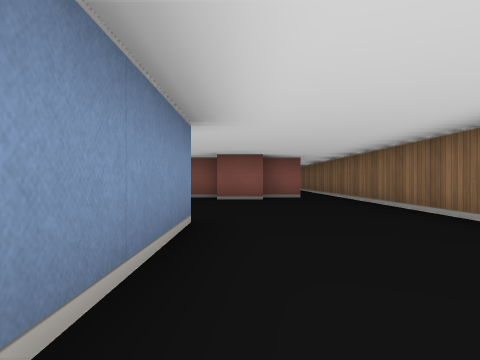
View 1 (above)

19 first-person views from a walk through a cub3D level. The camera is about half as high as the walls, looks level and sees 70° across. The floor is counted in squares. Each view is taken from the middle of a square. On the plan, view 1 faces up. The plan holds only what a view shows up to about 9 squares ahead; the rest is blank.

View 2
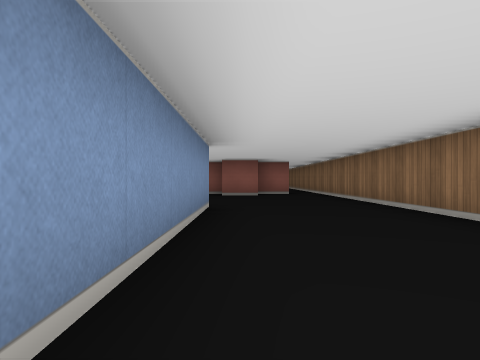

View 3
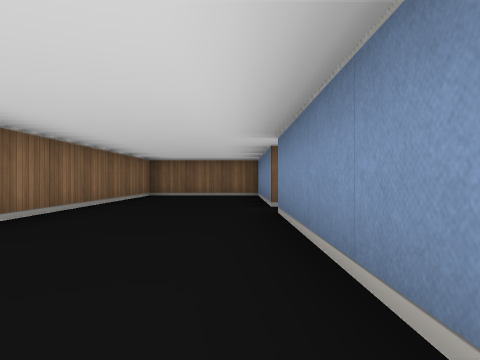

View 4
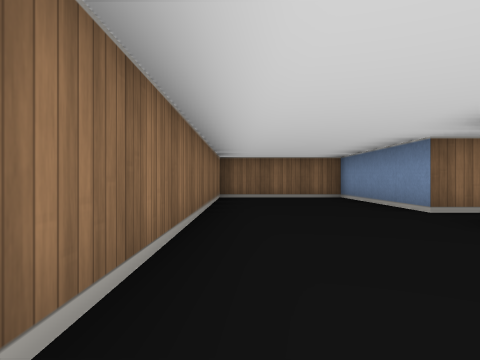

View 5
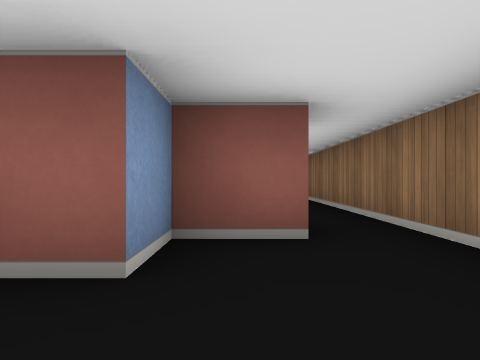

View 6
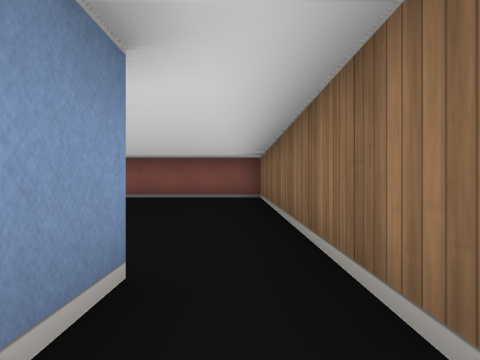

View 7
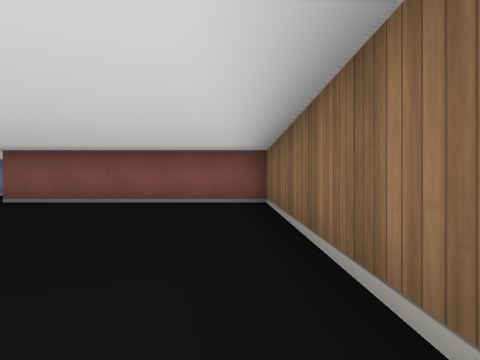

View 8
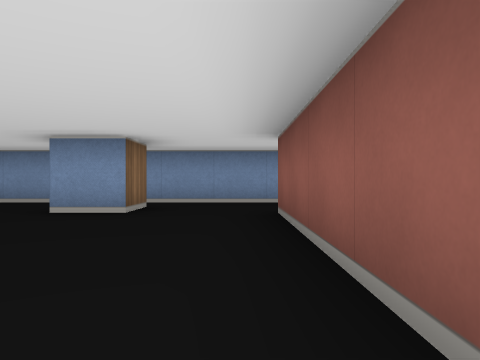

View 9
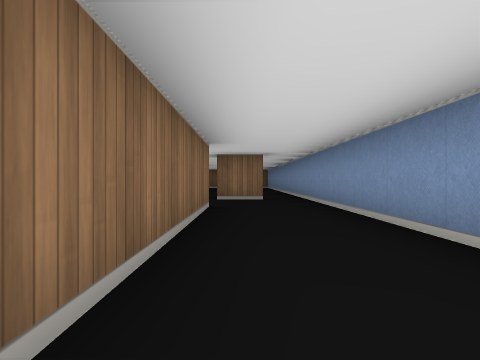

View 10
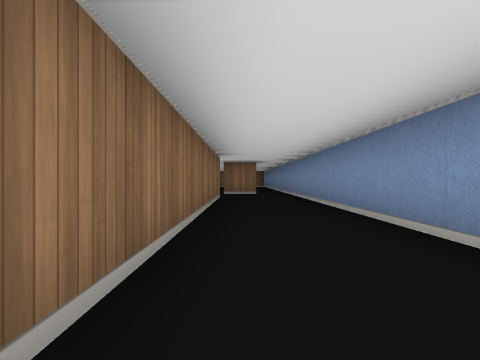

View 11
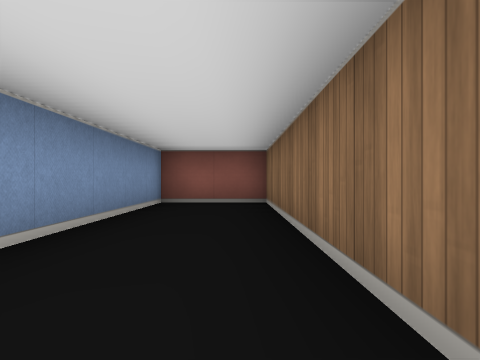

View 12
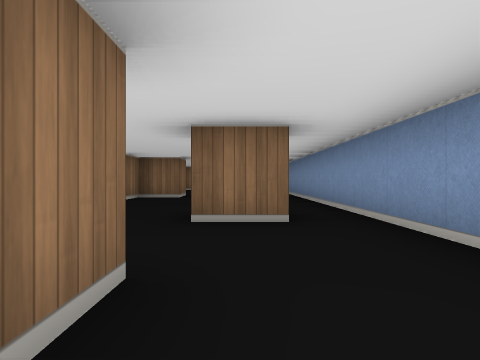

View 13
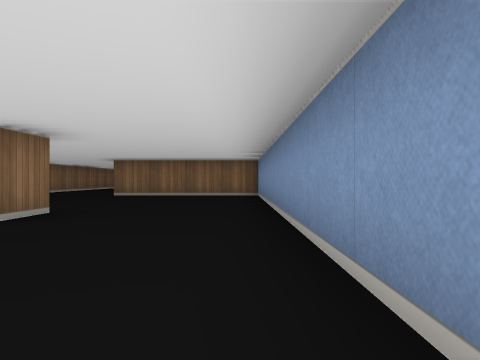

View 14
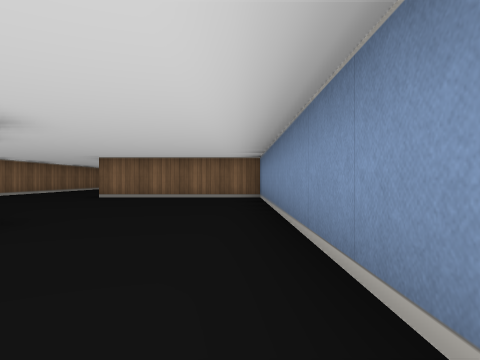

View 15
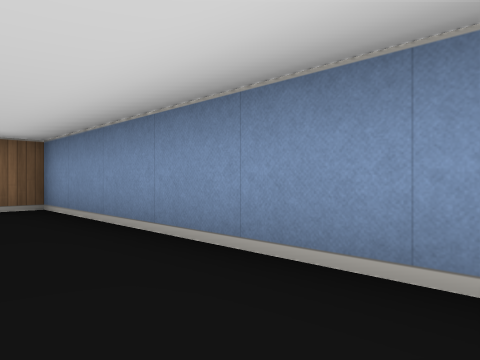

View 16
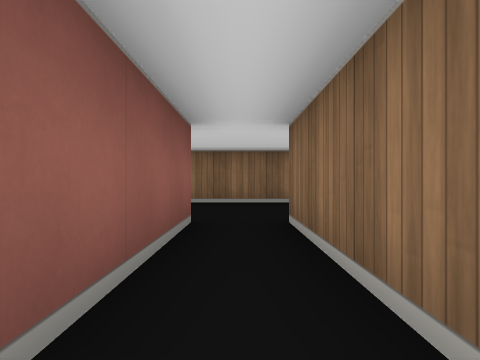

View 17
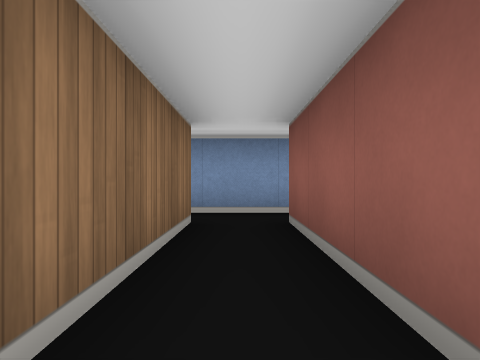

View 18
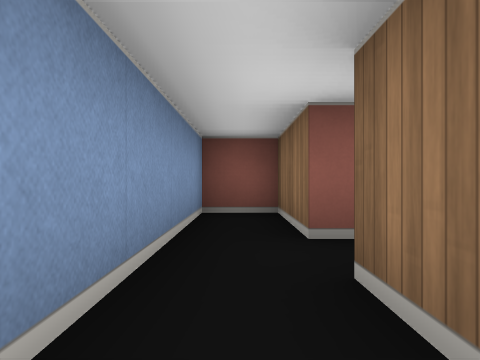

View 19
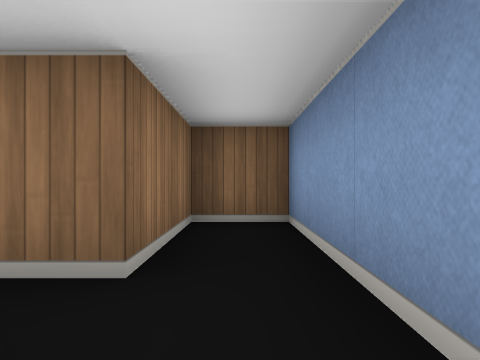

### Floor plan
Ten units are one square. View 1 is at (0, 0); x grows to the right and y downward. Boxes are objects, and circles mark ways between rooms. Rooms are numbered by the first view taken in them; rooms with no view inside come last. Other rooms are left out.
<svg viewBox="-50 -270 80 350">
<path fill="none" stroke="#000" d="M-15 -85 -15 -95 -5 -95 -5 -105M-5 -85 -12 -85M15 -95 15 -85 5 -85 5 -75 -5 -75M-35 -145 -25 -145 -25 -135M-5 35 -5 75 25 75M25 72 25 -165 -25 -165 -25 -265 -45 -265 -45 -35 -5 -35 -5 25M-5 25 -35 25 -35 5 -45 5 -45 55 -35 55 -35 35 -5 35"/>
<circle cx="-10" cy="30" r="3" fill="#2a7"/>
<text x="-10" y="-80">1</text>
<text x="-30" y="30">2</text>
</svg>
Room 1 opens to room 2.

Where each view was taken, in squares from view 1:
view 1: 0 up, 0 right, facing up
view 2: 2 down, 0 right, facing up
view 3: 2 up, 0 right, facing down
view 4: 1 up, 2 right, facing down
view 5: 6 up, 1 right, facing up
view 6: 8 up, 2 right, facing up
view 7: 10 up, 2 right, facing up
view 8: 16 up, 2 right, facing left
view 9: 22 up, 3 left, facing down
view 10: 25 up, 3 left, facing down
view 11: 20 up, 3 left, facing up
view 12: 18 up, 3 left, facing down
view 13: 13 up, 4 left, facing down
view 14: 12 up, 4 left, facing down
view 15: 9 up, 3 left, facing down-left
view 16: 3 down, 4 left, facing right
view 17: 3 down, 0 right, facing left
view 18: 5 down, 4 left, facing up
view 19: 2 down, 4 left, facing down
